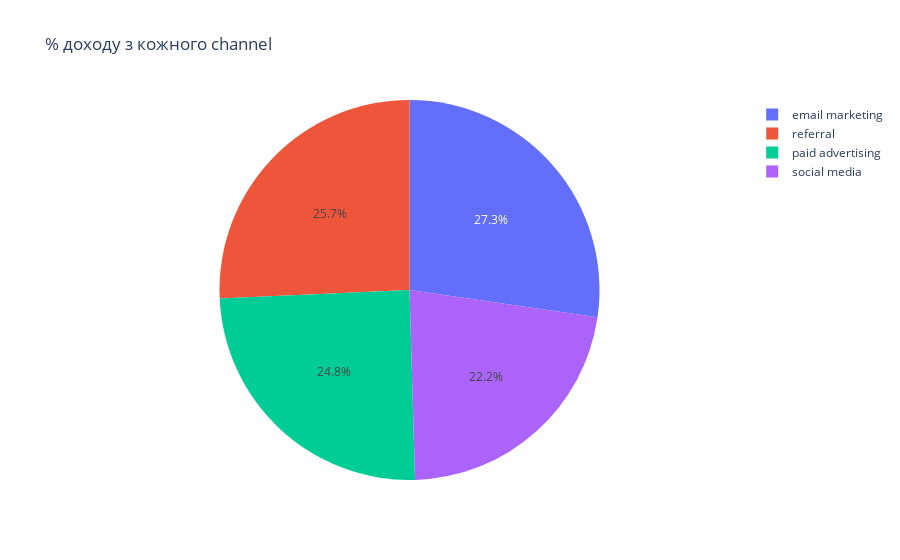

Notebook cell for this chart:
### Code cell
px.pie(data_frame=df_rev, values='revenue', names='channel', title = '% доходу з кожного channel')

### Figure 1 — Plotly figure (JSON) as saved in the notebook; plotly's stock layout.template omitted (floating-point values rounded to 4 significant figures)
{"data": [{"domain": {"x": [0, 1], "y": [0, 1]}, "hovertemplate": "channel=%{label}<br>revenue=%{value}<extra></extra>", "labels": ["email marketing", "paid advertising", "referral", "social media"], "legendgroup": "", "name": "", "showlegend": true, "type": "pie", "values": [604706, 548396, 569552, 492667]}], "layout": {"autosize": true, "legend": {"tracegroupgap": 0}, "title": {"text": "% доходу з кожного channel"}}}
